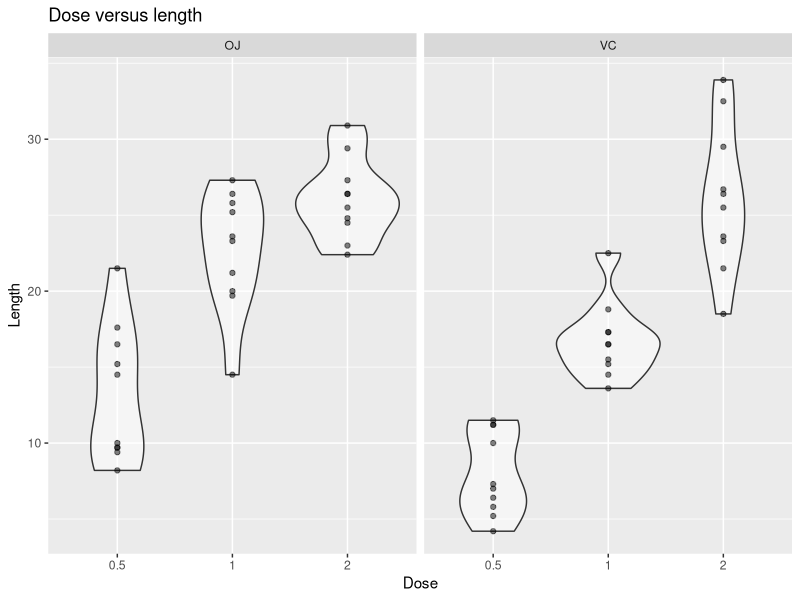

R code for this plot:
## ---- chunk 1
library(datasets)
library(ggplot2)
library(dplyr, quietly = TRUE, warn.conflicts = FALSE)
test_data <- ToothGrowth
str(test_data)
summary(test_data)
## ---- chunk 2
test_data$dose <- factor(test_data$dose)
## ---- chunk 3
ggplot(test_data, aes(x=dose, y=len)) +
        geom_violin(alpha=0.5) +
        geom_point(alpha=0.5) +
        labs(x="Dose",y="Length") + facet_grid(.~supp) +
        ggtitle("Dose versus length")

## ---- chunk 4
len_OJ <- select(filter(test_data, supp == "OJ"), len)
len_VC <- select(filter(test_data, supp == "VC"), len)
test_supp <- t.test(len_OJ, len_VC, conf.level=.95, var.equal=FALSE, paired=FALSE, alternative ="two.sided")
test_supp
## ---- chunk 5
#subset data based on dose
len_small_dose <- select(filter(test_data, dose == 0.5), len)
len_medium_dose <- select(filter(test_data, dose == 1), len)
len_large_dose <- select(filter(test_data, dose == 2), len)
## ---- chunk 6
test_dose_1 <- t.test(len_small_dose, len_medium_dose, conf.level=.95, var.equal=FALSE, paired=FALSE, alternative ="two.sided")
test_dose_1
## ---- chunk 7
test_dose_2 <- t.test(len_medium_dose, len_large_dose, conf.level=.95, var.equal=FALSE, paired=FALSE, alternative ="two.sided")
test_dose_2
## ---- chunk 8
test_dose_3 <- t.test(len_small_dose, len_large_dose, conf.level=.95, var.equal=FALSE, paired=FALSE, alternative ="two.sided")
test_dose_3
